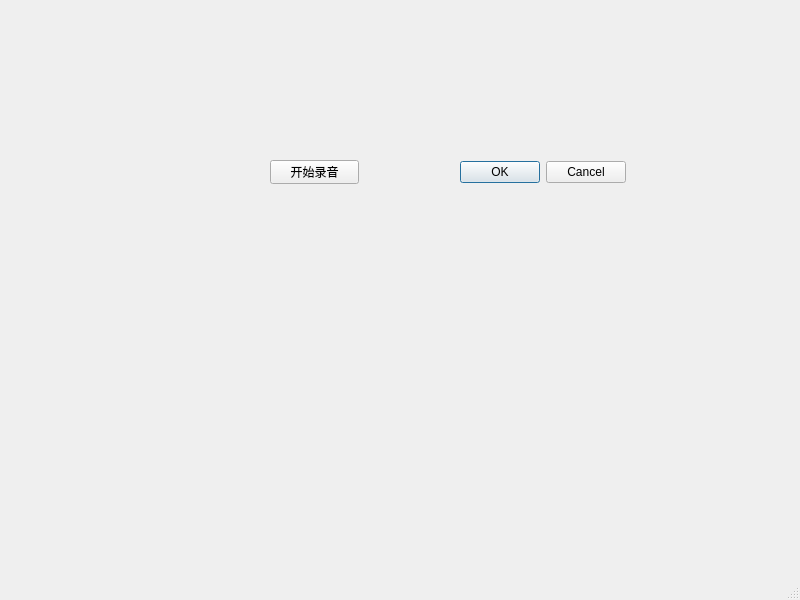
<?xml version="1.0" encoding="UTF-8"?>
<ui version="4.0">
 <class>MainWindow</class>
 <widget class="QMainWindow" name="MainWindow">
  <property name="geometry">
   <rect>
    <x>0</x>
    <y>0</y>
    <width>800</width>
    <height>600</height>
   </rect>
  </property>
  <property name="windowTitle">
   <string>MainWindow</string>
  </property>
  <widget class="QWidget" name="centralwidget">
   <widget class="QPushButton" name="audioButton">
    <property name="geometry">
     <rect>
      <x>270</x>
      <y>160</y>
      <width>89</width>
      <height>24</height>
     </rect>
    </property>
    <property name="text">
     <string>开始录音</string>
    </property>
   </widget>
   <widget class="QDialogButtonBox" name="buttonBox">
    <property name="geometry">
     <rect>
      <x>460</x>
      <y>160</y>
      <width>166</width>
      <height>24</height>
     </rect>
    </property>
    <property name="standardButtons">
     <set>QDialogButtonBox::Cancel|QDialogButtonBox::Ok</set>
    </property>
   </widget>
  </widget>
  <widget class="QMenuBar" name="menubar">
   <property name="geometry">
    <rect>
     <x>0</x>
     <y>0</y>
     <width>800</width>
     <height>25</height>
    </rect>
   </property>
  </widget>
  <widget class="QStatusBar" name="statusbar"/>
 </widget>
 <resources/>
 <connections/>
</ui>
